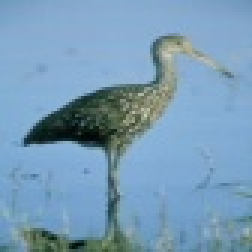
%> input picture n02013706_65.JPEG, 84 x 84 px (shown 3 times larger)
$ octave Compressed_sensing_example_OMP.m   (GNU Octave 9; MATLAB toolbox functions it lacks are replaced by stand-ins)
%> lines starting %> are read from the running program, lines starting %| are printed output that depends on the picture
### OMP.m
function [x] = OMP(A, y, s)  % s is the sparse coefficient

    x = zeros(84,1);
    r = zeros(size(y,1),1);
    r = y ;      %  Initial residual value
    I = [];   % The initial I is an empty matrix,
    % which is then used to add the selected max(abs(A'*r))
    for k =1:s
        [num, index] = max(abs(A'*r));                                                 %#ok<ASGLU>
        I = [I, A(:,index)];                                                           %#ok<AGROW>
        A(:,index) = zeros(size(A,1),1);  % Selected column is set to zero
        r = y - I*pinv(I)*y;    %  Residual
        array(k) = index;                                                             %#ok<AGROW>
    end
    x(array,1) = pinv(I)*y;
end

### Compressed_sensing_example_OMP.m
%% Clear workspace.
clear all;
close all;

%% Load data.
data=imread('n02013706_65.JPEG');
%> data is the input picture: size 84x84x3 uint8; mean R, G, B 120.2, 156, 183.4

%% form the measurement matrix.
% imagesc(data);    % Create a colored plot of the orginal matrix values

img=im2double(data(:,:,3));    % 取第3维度的第1组256*256，并转换到（0,1)
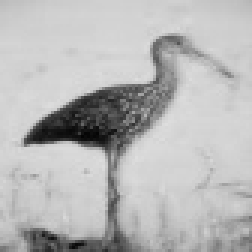
%> img: size 84x84 double (shown 3 times larger); min 0.0157, max 0.871, mean 0.719
[height,width]=size(img);    % 标记长宽度
%> height = 84; width = 84
Phi=randn(floor(height/2),width);  % choose to keep a half of X
Phi = Phi./repmat(sqrt(sum(Phi.^2,1)),[floor(height/2),1]); % normalize each column's weight

dct=zeros(84,84);  % building the DCT basis (corresponding to each column)
for i=0:1:83
    % x=(0:width-1)'*(0:width-1);
    % W=(exp(2*pi*1i*x/width)/width);
    dct_1d=cos([0:1:83]'*i*pi/84);
    if i>0
        dct_1d=dct_1d-mean(dct_1d);
    end
    dct(:,i+1)=dct_1d/norm(dct_1d);
end

%% Use OMP.
s = 42;
Y = Phi*img;
A = Phi*dct;
X = zeros(84,84);  % build the sparse matrix X
for i = 1: width
    y = Y(:,i);
    X(:,i) = OMP(A, y, s);  % 对每列使用OMP
end
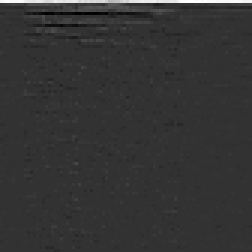
%> X: size 84x84 double (shown 3 times larger); min -1.83, max 7.36, mean 0.0824; drawn with min black and max white
OMP_result = dct*X;
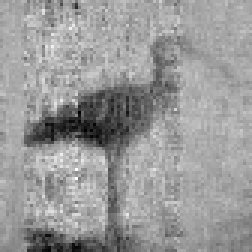
%> OMP_result: size 84x84 double (shown 3 times larger); min -0.111, max 1.26, mean 0.717; drawn with min black and max white

figure(1)
subplot(2,2,1),imshow(img),title('original image')
subplot(2,2,2),imagesc(Phi),title('measurement mat')
subplot(2,2,3),imagesc(dct),title('dct mat')
subplot(2,2,4),imshow(OMP_result),title('OMP recover image')
%> after `imshow(OMP_result)`:
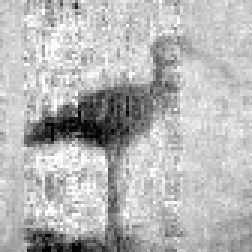
%> displayed picture: size 84x84, on the screen's scale of 0 to 255 (shown 3 times larger); min 0, max 255, mean 182.7
%> after `title('OMP recover image')`:
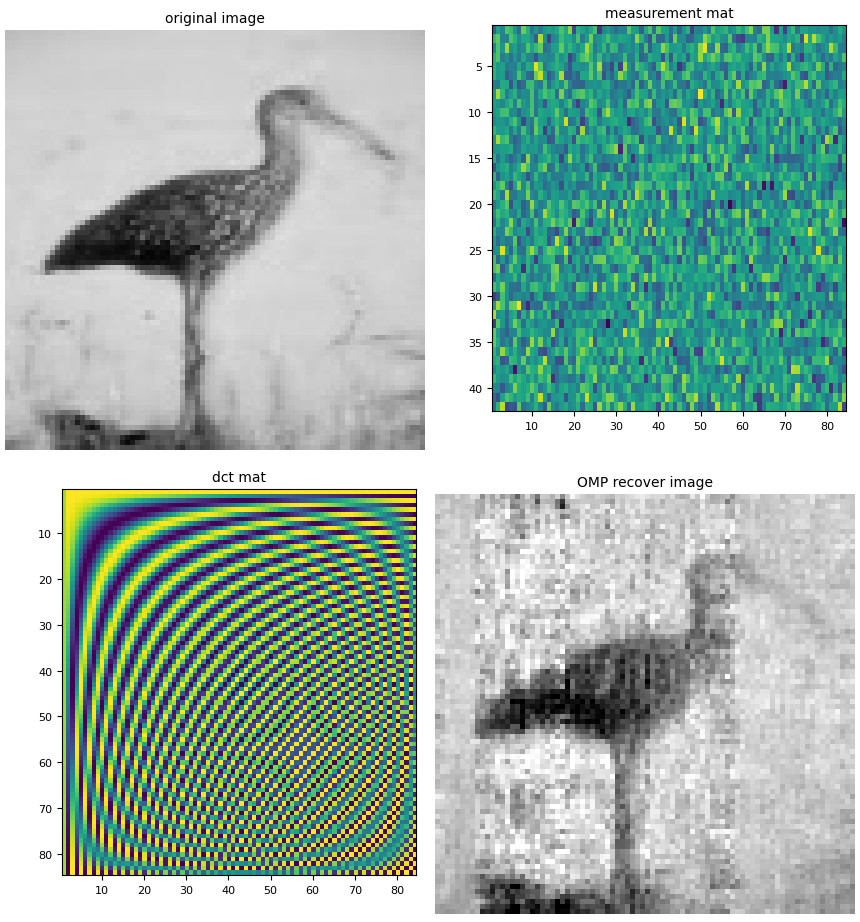
%> figure redrawn from the program's plot data, 4 panels

$ run again, with n01641577_247.JPEG copied over n02013706_65.JPEG
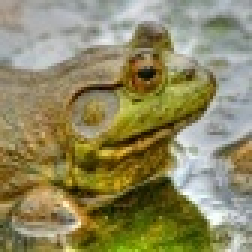
%> input picture n01641577_247.JPEG, 84 x 84 px (shown 3 times larger)
%> data is the input picture: size 84x84x3 uint8; mean R, G, B 142.5, 136.1, 96.6
%> after the loop `for i = 1: width`:
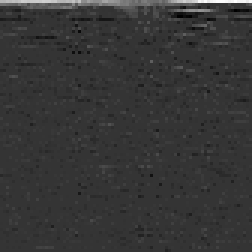
%> X: size 84x84 double (shown 3 times larger); min -1.41, max 5.44, mean 0.0602; drawn with min black and max white
%> `title('OMP recover image')`:
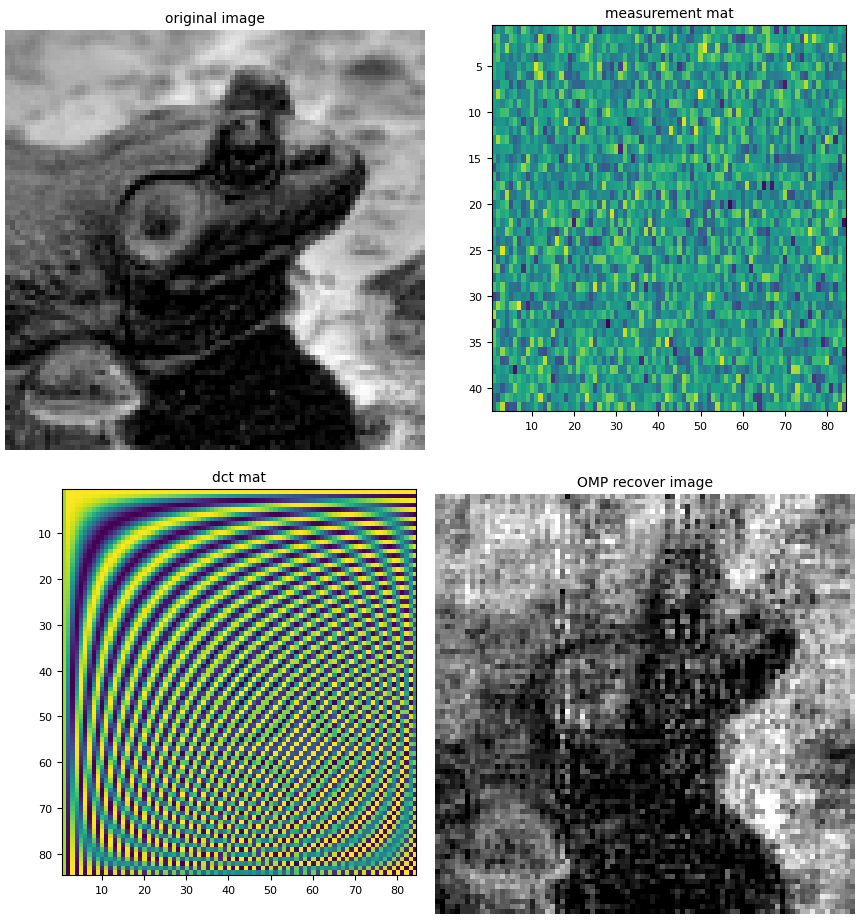
%> figure redrawn from the program's plot data, 4 panels
